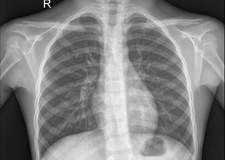
#> input picture IM-0001-0001.jpeg, 225 x 160 px, shrunk from 1857 x 1317 before the run
$ python contour.py
#> lines starting #> are read from the running program, lines starting #| are printed output that depends on the picture
### jstree.py
"""
reference :  https://github.com/deehzee/unionfind
"""

# 2to3
from __future__ import (
    absolute_import, division, print_function, unicode_literals,
)

# libraries
import numpy as np
import tqdm


class JStree(object):
    """JStree data structure

    JStree is a data sturcture to make joint tree or split tree by image.

    but this class has no attribute for image but image index list index.

    *** image index ***
       if image size is (N,M)  a location of image (i,j) has image index
          image index = i + N*j.
    in this process for positive integes N,M we can obtains image index
       0 , 1, 2, ... , NM -1 and we call this list (image) Index list.

    ** I will omit "image" for convenient writing comment.

    To make joint(split) tree , sorting (image) index list is required.

    making tree works if and only if sorted index list has this property

     * set of index list = { x (which is integer )| 0<=x < N*M }
      # N ,M  essential argument (int) for initializing this object.

    * The length of index list must be N*M. ( No duplication )

    Because of  above conditions JStree.make() spawn tree. ( no cyclic and connected graph)

    All edge in JStree has following property
     The two node of a edge is adjacent.

    In this->make() ,This object make JStree bottom(leaf nodes) to Top(root).
    So in this progress ,  JStree is not one of tree(but forest).

    JStree has JSUFD (Joint Split union find data structure).
    JSUFD is union find data structure always be Forest(all of components are trees).
    since forest consists of disjoint union of trees we use following terms and attributes

    Terms
    -------
    N , M : initializer for JStree (
     N,M must be positive integer finally JStree consists of { 0,1,2,...,NM-1}

    Elements
     indices belonging to JSUFD.(also in Sorted (image)Index list)
    Component
     Elements belonging to the same disjoint tree.

    Connected
        Two elements are connected if they belong to the same component.

    FindRoot
        The operation to find the root of a disjoint tree.

    Adjacent
        Tuple of two elements  (i,j) is adjacent (in JSUFD).
         if (max( absolute(i%N - j%M) , absolute(int(i/M)-int(j/M))) <= 1)

    ProperAdjacent
        if (i,j) is adjacent and i != j , (i , J) is ProperAdjacent

    ProperAdjacent component
     def>> disjoint component A is  ProperAdjacent to B.
        if there exists a in A and b in B such that (a,b) is ProperAdjacent.


    FindAdj
        The operation to find list of root of disticnt ProperAdjacent "components"

    Bifurcation
        The element is Bifurcation if The element is parents two(or more) elements.


    Attributes
    -----------
    n_elts : int
        Number of elements.

    n_comps : int
        Number of disjoint components.

    Implements
    -----------
    __len__
        calling "len(js)" (where "js" is an instance of "JStree")
        returns the number of elements.(number of indices in JSUFD)


    __contains__
        For "js" and instance of "JStree" and x an index :: integer( x in [0,NM) ),
        " x in js" returns "True" if "x" is an element in "js"

    """
    def initaillize(self):
        # information of this instacne
        self.bifurcation_elements = np.zeros(self.N * self.M, dtype=bool)
        """ image indices of bifurcation point
           self.bifurcation_elements[image_index] is true
        if and only if
            image_index is bifurcation element in joint(split) tree.

            this is correct if make function is finished.
       """
        self.leaf_elements = np.zeros(self.N * self.M, dtype=bool)  # for testing bfalg.

        # private member
        self._made = False  # this is not jstree yet you need to make() .
        self._none = self.N * self.M
        """none is regarded as none type value... for no dynamic allocation.
        because of conditions of sorted index list, "NM" cannot be element.
       """
        self.max_n_comp = 0
        self.n_elts = 0  # current number of elements
        self.n_comps = 0  # the number of disjoint trees
        self._n_leaf = 0  # the number of all leaf node over forest
        self._next = 0  # next available index in sorted index list.
        self._is_root_of_JSUFD = np.zeros(self.N * self.M, dtype=bool)  # It is root element of JSUFD?
        self._map_JSUFD_root_to_JStree = np.zeros(self.N * self.M, dtype=int)  # to find root element
        self._siz = np.zeros(self.N * self.M, dtype=int)  # correct only for root (in JStree)
        # for speeding up root found function
        self._par_compressed_JSUFD = np.ones(self.N * self.M, dtype=int)  # [1,...,1]
        self._par_compressed_JSUFD = self._par_compressed_JSUFD * self._none  # [_none, ... ,_none]

        #  for the internal tree structure
        self._par = np.ones(self.N * self.M, dtype=int)  # [ 1,...,1]
        self._par = self._par * self._none  # [_none, ... ,_none]

    def __init__(self, number_of_img_rows, number_of_img_cols):
        self.N = number_of_img_rows
        self.M = number_of_img_cols
        self.adj_region_table = np.ones(self.M*self.N,dtype=int)*4
        # init region
        self.adj_region_table[self._to_index_notation(0,0)] = 0
        self.adj_region_table[self._to_index_notation(0, self.M - 1)] = 2
        self.adj_region_table[self._to_index_notation(self.N -1, 0)] = 6
        self.adj_region_table[self._to_index_notation(self.N-1, self.M - 1)] = 8
        for j in range(1,self.M - 1):
            self.adj_region_table[self._to_index_notation(0,j)] = 1
            self.adj_region_table[self._to_index_notation(self.N - 1, j)] =7
        for i in range(1,self.N - 1):
            self.adj_region_table[self._to_index_notation(i,0)] = 3
            self.adj_region_table[self._to_index_notation(i,self.M - 1)] = 5
        self._adj = [np.array([ 1,self.N ,self.N + 1 ],dtype=int),
                     np.array([-self.N ,-self.N +1 , 1 , self.N , self.N + 1],dtype=int),
                     np.array([-self.N ,-self.N + 1, 1],dtype=int),
                     np.array([ -1, 1, self.N  - 1,self.N,self.N+1],dtype= int),
                     np.array([-self.N-1,-self.N,-self.N+1,-1 ,1,self.N - 1, self.N ,self.N + 1],dtype=int),
                     np.array([-self.N -1, -self.N, -self.N + 1, -1, 1],dtype=int),
                     np.array([-1,-1+self.N,self.N],dtype=int),
                     np.array([-self.N-1,-self.N ,-1,self.N -1,self.N],dtype=int),
                     np.array([-1-self.N,-self.N,-1],dtype=int)]
        self.initaillize()

    # public method
    def make(self, array):
        """
        :param array:
        initialize or resetting this structure
        **  let js is instance of "JStree".
            js.make(array) # first
            js.make(array1) # second
            # js lost information about array ,and the first version internal tree was deleted.
            # only information made by  last make function remains.
        * array will be one of member of this . if it changed, the member of this instance changed
            js.make(array1) # second
            modify(array1)# it changes one of member of js
          but , return value of get_functions(getter) Never changed.
        :return: none
        """
        self.sorted_index_list = array  # required input for make()
        # check condition for sorted index list
        cond1 = (self.N * self.M == len(self.sorted_index_list))
        cond2 = set(array) == set([i for i in range(self.N * self.M)])
        if not (cond1 and cond2):
            raise ValueError("you must input {}size array but Its size was {} or not distinct ".format(
                self.N * self.M, len(array)))
        if self._made:
            self.initaillize()


        for i in tqdm.tqdm(range(self.N * self.M)):
            self.bfalg_add()

        self._made = True

    # get functions ( getter)
    def get_bifurcation_point(self):
        if not self._made:
            raise NotImplementedError("jstree.make( arraytype ) is requreid")
        return np.copy(self.bifurcation_elements)

    # [9 lines left out: functions get_leaf_information, get_JStree_data, not called in this run]

        # private method

    def _is_illegal(self, element):  # index condition checking
        """
        in this data structure , only non negative integer that below N*M can be element.
        :param element:
        :return: True if "element" can not be element of JStree else return False
        """
        if (self.N * self.M) > element >= 0:
            return False
        else:
            return True  # out of range

    def __len__(self):
        return self.n_elts

    def __contains__(self, item):  # iff item is element
        if self._is_illegal(item):  # The item can not be element
            return False
        if self._par[item] == self._none:  # The item is not element
            return False
        return True

    # [7 lines left out: function _definitely_contains, not called in this run]

    def _find_root_of_JSUFD(self, x):
        """Find the root of the disjoint set containing the given element.
        Parameters
        ----------
        x : immutable object
        Returns
        -------
        int
            The (index of the) root.
        Raises
        ------
        ValueError
            If the given element is not found.
        """
        # if self._is_illegal(x):
        #     raise ValueError('{} is illegal element'.format(x))

        if x not in self:
            return self._none
        if self._is_root_of_JSUFD[x]:
            return x

        p = x

        while p != self._par_compressed_JSUFD[p]:

            # path compression
            q = self._par_compressed_JSUFD[p]
            self._par_compressed_JSUFD[p] = self._par_compressed_JSUFD[q]
            #
            # if self._is_illegal(q):
            #     raise ValueError('element {} has wrong parent {}'.format(p, q))
            # if q == self._none:
            #     raise ValueError('element {} has no parent ({} is regarded as none) '.format(p, q))
            p = q

        assert self._is_root_of_JSUFD[p]
        return p

    def _to_index_notation(self, i, j):
        v = self.N * j + i
        return v

    # [4 lines left out: function _to_ij_notation, not called in this run]

    def find_adj(self, element):  # find jsUFD roots  of distinct  components adjacent a element.

        proper_adj_component_list = []
        for adj_index in (element + self._adj[self.adj_region_table[element]]):
            if adj_index in self :
                # then adj_index is proper adjacent to element
                root_of_the_adj = self._find_root_of_JSUFD(adj_index)
                if root_of_the_adj not in proper_adj_component_list:
                    proper_adj_component_list.append(root_of_the_adj)
        return proper_adj_component_list

    def bfalg_add(self):
        """
        add new root index as root of one of tree in JSUFD
        and restore the if it is bifurcation points or not.
        :param :
        :return: none
        """

        # add a single disjoint element.

        if self._next >= self.N * self.M:
            return False

        single_disjoint_element = self.sorted_index_list[self._next]
        self._par[single_disjoint_element] = single_disjoint_element
        self._par_compressed_JSUFD[single_disjoint_element] = single_disjoint_element


        self._next += 1
        self.n_elts += 1
        self.n_comps += 1

        proper_adjacent_jsufd_root = self.find_adj(single_disjoint_element)
        self.leaf_elements[single_disjoint_element] = (len(proper_adjacent_jsufd_root) == 0)
        ret_bool = (len(proper_adjacent_jsufd_root) > 1)  # bifurcation point?
        self.bifurcation_elements[single_disjoint_element] = ret_bool
        # merge the components  into one

        component_size = 1 #component size of single_disjoint_element .
        new_root_in_JSUFD = single_disjoint_element # not yet determined but assuming
        # assume component size of single_disjoint_element is maximum in [list of proper adj  union  the single element]
        max_siz = 1
        if len(proper_adjacent_jsufd_root) == 0:
            self._is_root_of_JSUFD[new_root_in_JSUFD] = True
            self._map_JSUFD_root_to_JStree[new_root_in_JSUFD] = single_disjoint_element
            self._siz[new_root_in_JSUFD] = 1
            return

        new_root_in_JSUFD = max(proper_adjacent_jsufd_root,key=lambda x: self._siz[self._map_JSUFD_root_to_JStree[x]])
        for jsufd_root in proper_adjacent_jsufd_root:
            #find root in jstree and merge js-tree
            root =self._map_JSUFD_root_to_JStree[jsufd_root]
            component_size += self._siz[root]
            self._par[root] = single_disjoint_element
            self.n_comps -= 1  #
            self._par_compressed_JSUFD[jsufd_root] = new_root_in_JSUFD
            if jsufd_root == new_root_in_JSUFD:
                self._is_root_of_JSUFD[jsufd_root] = True
            else:
                self._is_root_of_JSUFD[jsufd_root] = False
        self._par_compressed_JSUFD[single_disjoint_element] = new_root_in_JSUFD
        self._map_JSUFD_root_to_JStree[new_root_in_JSUFD] = single_disjoint_element
        self._siz[single_disjoint_element] = component_size
        if self.max_n_comp <self.n_comps:
            self.max_n_comp = self.n_comps

### contour.py
"""
 purpose : To make database of contour tree bifurcation points

  contour tree bifurcation points = joint tree bifurcation points Unions split tree bifurcation points

  how to use :

  there is three option :
    python contour.py [image file name] [directory name to save result]

    python contour.py [image file name]

    python contour.py [image file name] [directory name to save result] [directory name for input image file]
 result :
    bifurcation data ( it is image )
  img file : "Result_"+ [image file name]
  img file format :
  [
    same size of image which is cosisted of "0" "1" "2" "3"
  ]

  data of bifurcation points
    the number in order index order
    0 0 0 0 ...  1 ...  2 ... 3 ...0 0 0 0
    < number of numbers in line = number of index in image = rows * cols >

    0 means "it is not bifurcation point."
    1 means "it is bifurcation point only in joint tree."
    2 means "it is bifurcation point only in split tree."
    3 menas "it is bifurcation point in both joint tree and split tree."

    index order :
     [i th] index means location :: ( i% #ofrows , i/ #of cols)
    so it does like following ... if image size is 4 by 5
    0 4 8  12 16
    1 5 9  13 17
    2 6 10 14 18
    3 7 11 15 19
"""


from PIL import Image ,ImageDraw
import numpy as np
import jstree

def image_vectorize(gray_image_object):
   image_array = np.asarray(gray_image_object)
   N,M = np.shape(image_array)[0:2]
   vectorized = image_array.flatten('F')[0:N*M]
   return vectorized


def draw_points( image_object, joint_bifurcation_vector):
    pass

def increasing_arg_sorting(im_vector):
    sorted_index_list = np.argsort(im_vector)
    size = np.size(im_vector)
    # check cond1 and cond2
    cond1 = (size == len(sorted_index_list))
    cond2 = set(sorted_index_list) == set([i for i in range(size)])
    return sorted_index_list


def center_to_xy(center,num_of_cols,num_of_rows):
    # center is represented by jstree. (
    # xy coordinate
    x = center / num_of_rows # if center 0 then x =0 ,if center
    y = center % num_of_cols
    return (x,y)

def xy_representing_circle(centerxy,radius):
    x,y = centerxy

    return (x-radius,y-radius,x + radius,y+radius)


def draw_filled_circle (imgae_object,xy_of_center,radius,color = 'red'):
    draw = ImageDraw.Draw(imgae_object)
    if radius > 0:
        xy = xy_representing_circle(xy_of_center,radius)
        draw.ellipse(xy,  fill=color,outline=color)
    else:
        draw.point(xy_of_center, fill=color)
def draw_all_bifurcation_point(image_object,number_of_rows_im , number_of_cols_im,joint_point,split_point):

    radius_of_contour_point = max(int((number_of_rows_im + number_of_cols_im)*0.001),1)
    radius =0
    for i in range(len(joint_point)):
        xycenter = center_to_xy(i, number_of_cols_im, number_of_rows_im)
        if joint_point[i] and split_point[i]:
            draw_filled_circle(image_object,xycenter,radius_of_contour_point,'red')
        if joint_point[i] and not split_point[i]:
            draw_filled_circle(image_object, xycenter, radius, 'blue')
        if split_point[i] and not joint_point[i]:
            draw_filled_circle(image_object, xycenter, radius, 'green')
def get_bifurcation_points(imagefilename):
#> called with imagefilename = 'IM-0001-0001.jpeg'
    im = Image.open(imagefilename)
#> im is the input picture: PIL image 225x160 L; min 0, max 248, mean 130.9
    grayimg = im.convert('LA')
    v = image_vectorize(grayimg)
    number_of_cols, number_of_rows = grayimg.size
#> number_of_cols = 225; number_of_rows = 160
    jointsplittree = jstree.JStree(number_of_rows, number_of_cols)
    increasing_indices = increasing_arg_sorting(v)
#> in increasing_arg_sorting, `size = np.size(im_vector)`: size = 36000
#> in increasing_arg_sorting, `cond1 = (size == len(sorted_index_list))`: cond1 = True
    jointsplittree.make(increasing_indices)
#> the loop in make, `for i in tqdm.tqdm(range(self.N * self.M)):` made 36000 passes
#> ret_bool in bfalg_add on passes 1 to 3: False, False, False
    joint_bifurcation_point = jointsplittree.get_bifurcation_point()

    jointsplittree.make(increasing_indices[::-1])  # reverse
    split_bifurcation_point = jointsplittree.get_bifurcation_point()

    representing_img = grayimg.convert('RGB')
    draw_all_bifurcation_point(representing_img, number_of_rows, number_of_cols,
                               joint_bifurcation_point, split_bifurcation_point)
#> after the loop in draw_all_bifurcation_point, `for i in range(len(joint_point)):`:
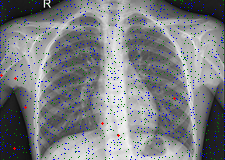
#> image_object: PIL image 225x160 RGB; mean R, G, B 124.1, 127.2, 130.8
    res_array = np.zeros( number_of_rows*number_of_cols,dtype=int)
    res_array[joint_bifurcation_point] = 1
    res_array[split_bifurcation_point] = 2
    res_array[joint_bifurcation_point & split_bifurcation_point] = 3
    res_array = np.reshape(res_array, (number_of_rows, number_of_cols), order='F')
    result_img = Image.fromarray(res_array,'L')
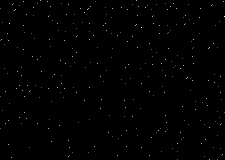
#> result_img: PIL image 225x160 L; min 0, max 3, mean 0.0129; drawn with min black and max white
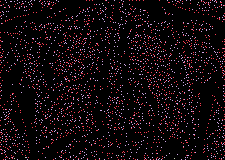
#> res_array: shape (160, 225) int64; 4 distinct labels, from 0 to 3; one colour per label, 0 black
    return representing_img ,  result_img

import sys
import glob, os
if __name__ =="__main__":
    argc =len(sys.argv)
    if argc == 1:
        arg1='IM-0001-0001.jpeg'
    else:
        arg1 = sys.argv[1]
    current_dir =  os.curdir
    if argc <= 2:
        arg2 =current_dir
    else:
        arg2 = sys.argv[2]
    if argc >3 :
        arg3 = sys.argv[3]
    else :
        arg3 = current_dir

    # modify current_dir to arg3
    if current_dir != arg3:
        os.chdir(arg3)

    if arg1=='*.jpeg':# all JPEG images in the current directory.
        for infile in glob.glob("*.jpeg"):
            file, ext = os.path.splitext(infile)
            rep_img, res_img = get_bifurcation_points(infile)
            rep_img.save(arg2+"/B"+infile,"JPEG")
            res_img.save(arg2+"/Result_"+file+".png","PNG")

    else:
        file, ext = os.path.splitext(arg1)
        rep_img, res_img =get_bifurcation_points(arg1)
        rep_img.save(arg2+"/B"+arg1,"JPEG")
        res_img.save(arg2+"/Result_"+file+".png","PNG")
    os.chdir(current_dir)

$ run again, with IM-0005-0001.jpeg copied over IM-0001-0001.jpeg
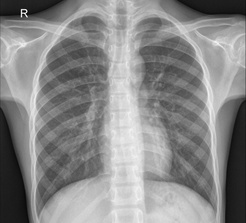
#> input picture IM-0005-0001.jpeg, 246 x 223 px, shrunk from 2031 x 1837 before the run
#> in get_bifurcation_points, im is the input picture: PIL image 246x223 L; min 0, max 251, mean 136.2
#> size = 54858
#> in increasing_arg_sorting, `cond1 = (size == len(sorted_index_list))`: cond1 = True
#> the loop in make, `for i in tqdm.tqdm(range(self.N * self.M)):` made 54858 passes
#> (proper_adjacent_jsufd_root in bfalg_add, ret_bool in bfalg_add) on passes 4, 8, 11: ([5140, 5586], True), ([5545], False), ([5545], False)
#> after the loop in draw_all_bifurcation_point, `for i in range(len(joint_point)):`:
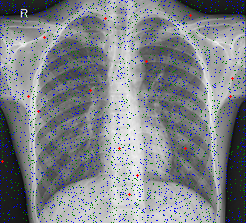
#> image_object: PIL image 246x223 RGB; mean R, G, B 126.3, 130.6, 135.7
#> in get_bifurcation_points, `result_img = Image.fromarray(res_array,'L')`:
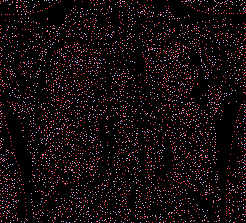
#> res_array: shape (223, 246) int64; 4 distinct labels, from 0 to 3; one colour per label, 0 black

$ run again, with IM-0006-0001.jpeg copied over IM-0001-0001.jpeg
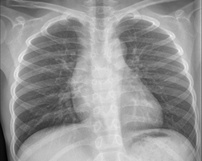
#> input picture IM-0006-0001.jpeg, 202 x 161 px, shrunk from 1663 x 1326 before the run
#> in get_bifurcation_points, im is the input picture: PIL image 202x161 L; min 1, max 244, mean 148.7
#> size = 32522
#> in increasing_arg_sorting, `cond1 = (size == len(sorted_index_list))`: cond1 = True
#> the loop in make, `for i in tqdm.tqdm(range(self.N * self.M)):` made 32522 passes
#> (proper_adjacent_jsufd_root in bfalg_add, ret_bool in bfalg_add) on passes 3, 5, 6: ([1125], False), ([957], False), ([1123, 1125], True)
#> after the loop in draw_all_bifurcation_point, `for i in range(len(joint_point)):`:
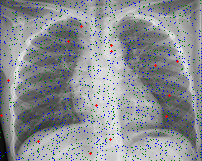
#> image_object: PIL image 202x161 RGB; mean R, G, B 139, 142.7, 147
#> in get_bifurcation_points, `result_img = Image.fromarray(res_array,'L')`:
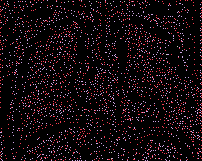
#> res_array: shape (161, 202) int64; 4 distinct labels, from 0 to 3; one colour per label, 0 black
